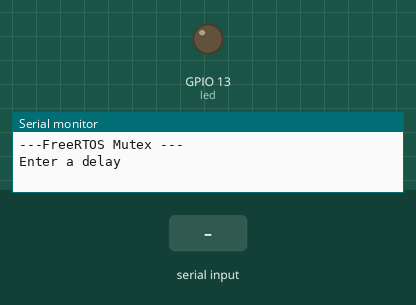
This sketch was run on a simulated ESP32. Shown: output pins drawn as LEDs (lit = HIGH), the last lines printed to the serial monitor. Dashed ring = blinking. Inputs (shaded band) come from the test bench.

Above: at 1.8 s.
1.9 s: "90,45\n" received over Serial
At 2.57 s:
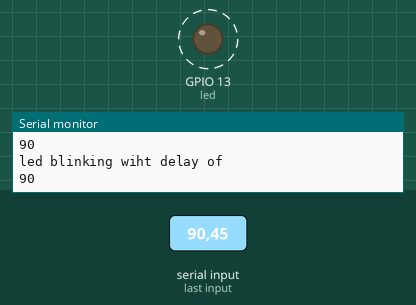
Timing chart, 0 to 10.9 s (numbered marks = the images above; inputs shaded):
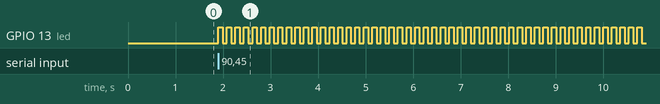

Measured:
- after the input at 1.9 s, GPIO 13 (led): alternates HIGH for 0.09 s and LOW for 0.09 s, starting at once

The sketch:

semaphore_task.ino
```cpp
// Use only core 1 for demo purposes
#if CONFIG_FREERTOS_UNICORE
  static const BaseType_t app_cpu = 0;
#else
  static const BaseType_t app_cpu = 1;
#endif

#define led 13

// Globals
static SemaphoreHandle_t bianry_semaphore;

//*****************************************************************************
/*Binary semaphores and mutexes are very similar but have some subtle differences: Mutexes include a priority inheritance mechanism,
 binary semaphores do not. This makes binary semaphores the better choice for implementing synchronisation (between tasks or between tasks and an interrupt),
 and mutexes the better choice for implementing simple mutual exclusion.*/

// Tasks

// Task: read message from Serial buffer
void shared_resources(void *parameters) {

  int num = 0;

  num = *(int*) parameters;
  xSemaphoreGive(bianry_semaphore);
  Serial.println("recieved delay");
  Serial.println(num);

  Serial.println("led blinking wiht delay of  ");Serial.println(num);

  // Loop forever
  while (1) {

  digitalWrite(led,HIGH);
  vTaskDelay(num / portTICK_PERIOD_MS);
  digitalWrite(led,LOW);
  vTaskDelay(num / portTICK_PERIOD_MS);
  }
}

//*****************************************************************************
// Main (runs as its own task with priority 1 on core 1)

void setup() {
long int delay;

  // Configure Serial
  Serial.begin(115200);
  pinMode(led,OUTPUT);

  // Wait a moment to start (so we don't miss Serial output)
  vTaskDelay(1000 / portTICK_PERIOD_MS);
  Serial.println();
  Serial.println("---FreeRTOS Mutex ---");
  Serial.println("Enter a delay");

  while (Serial.available() <= 0){  }

  delay = Serial.parseInt();
  Serial.println("delay sended ");
  Serial.print(delay);

  bianry_semaphore = xSemaphoreCreateBinary();

  xTaskCreatePinnedToCore(shared_resources,"inc task1", 1024, (void*)&delay, 1, NULL, app_cpu);

  xSemaphoreTake(bianry_semaphore,portMAX_DELAY);

 //xTaskCreatePinnedToCore(shared_resources, "inc task2", 1024, (void*)&delay, 1, NULL, app_cpu);

 // Delete "setup and loop" task
  vTaskDelete(NULL);
}

void loop() {
  // Execution should never get here
}
```
